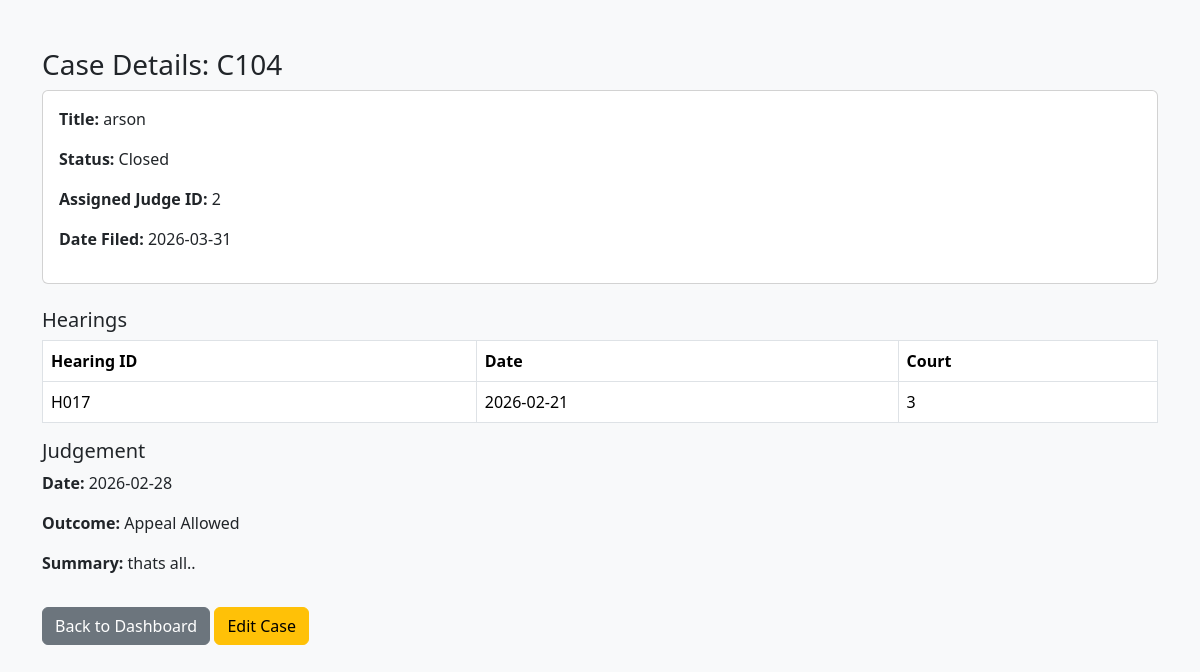
The app's page /view_case.php?case_id=C104 (signed in) with its own data.
### tables this page shows
CREATE TABLE `cases` (
  `case_id` varchar(10) NOT NULL,
  `title` varchar(255) DEFAULT NULL,
  `date_filed` date DEFAULT NULL,
  `status` enum('Open','Pending','Closed') DEFAULT 'Open',
  `judge_id` int(11) DEFAULT NULL,
  `created_by` int(11) DEFAULT NULL,
  `created_at` timestamp NOT NULL DEFAULT current_timestamp(),
  `updated_at` datetime DEFAULT NULL
);

CREATE TABLE `hearings` (
  `hearing_id` varchar(10) NOT NULL,
  `case_id` varchar(10) DEFAULT NULL,
  `hearing_date` date DEFAULT NULL,
  `court_name` varchar(100) DEFAULT NULL,
  `created_at` timestamp NOT NULL DEFAULT current_timestamp(),
  `created_by` int(11) DEFAULT NULL
);

CREATE TABLE `judgements` (
  `judgement_id` varchar(10) NOT NULL,
  `case_id` varchar(10) DEFAULT NULL,
  `judgement_date` date DEFAULT NULL,
  `outcome` varchar(255) DEFAULT NULL,
  `summary` text DEFAULT NULL,
  `created_at` timestamp NOT NULL DEFAULT current_timestamp(),
  `judge_id` int(11) DEFAULT NULL
);

### view_case.php (the view, shortened to what this page needs)
<?php
require_once("connect.php");
$case_id = $_GET['case_id'] ?? '';
$caseQuery = mysqli_query($conn, "SELECT * FROM cases WHERE case_id = '$case_id'");
$case = mysqli_fetch_assoc($caseQuery);
$hearingsQuery = mysqli_query($conn, "SELECT * FROM hearings WHERE case_id='$case_id' ORDER BY hearing_date DESC");
$judgementQuery = mysqli_query($conn, "SELECT * FROM judgements WHERE case_id='$case_id'");
$judgement = mysqli_fetch_assoc($judgementQuery);
?>
<!DOCTYPE html>
<html lang="en">
<head>
<link href="https://cdn.jsdelivr.net/npm/bootstrap@5.3.2/dist/css/bootstrap.min.css" rel="stylesheet">
</head>
<body class="bg-light">
<div class="container mt-5">
    <h3>Case Details: <?= htmlspecialchars($case['case_id']) ?></h3>
    <div class="card mb-4">
        <div class="card-body">
            <p><strong>Title:</strong> <?= htmlspecialchars($case['title']) ?></p>
            <p><strong>Status:</strong> <?= htmlspecialchars($case['status']) ?></p>
            <p><strong>Assigned Judge ID:</strong> <?= htmlspecialchars($case['judge_id']) ?></p>
            <p><strong>Date Filed:</strong> <?= $case['date_filed'] ?></p>
        </div>
    </div>
    <h5>Hearings</h5>
    <?php if(mysqli_num_rows($hearingsQuery) > 0): ?>
        <table class="table table-bordered">
            <thead>
                <tr>
                    <th>Hearing ID</th>
                    <th>Date</th>
                    <th>Court</th>
                </tr>
            </thead>
            <tbody>
            <?php while($h = mysqli_fetch_assoc($hearingsQuery)): ?>
                <tr>
                    <td><?= htmlspecialchars($h['hearing_id']) ?></td>
                    <td><?= $h['hearing_date'] ?></td>
                    <td><?= htmlspecialchars($h['court_name']) ?></td>
                </tr>
            <?php endwhile; ?>
            </tbody>
        </table>
    <?php else: ?>
        <p>No hearings scheduled yet.</p>
    <?php endif; ?>
    <h5>Judgement</h5>
    <?php if($judgement): ?>
        <p><strong>Date:</strong> <?= $judgement['judgement_date'] ?></p>
        <p><strong>Outcome:</strong> <?= htmlspecialchars($judgement['outcome']) ?></p>
        <p><strong>Summary:</strong> <?= nl2br(htmlspecialchars($judgement['summary'])) ?></p>
    <?php else: ?>
        <p>No judgement entered yet.</p>
    <?php endif; ?>
    <a href="judge_panel.php" class="btn btn-secondary mt-3">Back to Dashboard</a>
    <a href="edit_case.php?case_id=<?= urlencode($case['case_id']) ?>" class="btn btn-warning mt-3">Edit Case</a>
</div>
</body>
</html>

### records on screen
cases: case_id "C104", title "arson", status "Closed", judge "2", date_filed "2026-03-31"
hearings: hearing_id "H017", hearing_date "2026-02-21", court_name "3"
judgements: judgement_date "2026-02-28", outcome "Appeal Allowed", summary "thats all.."
